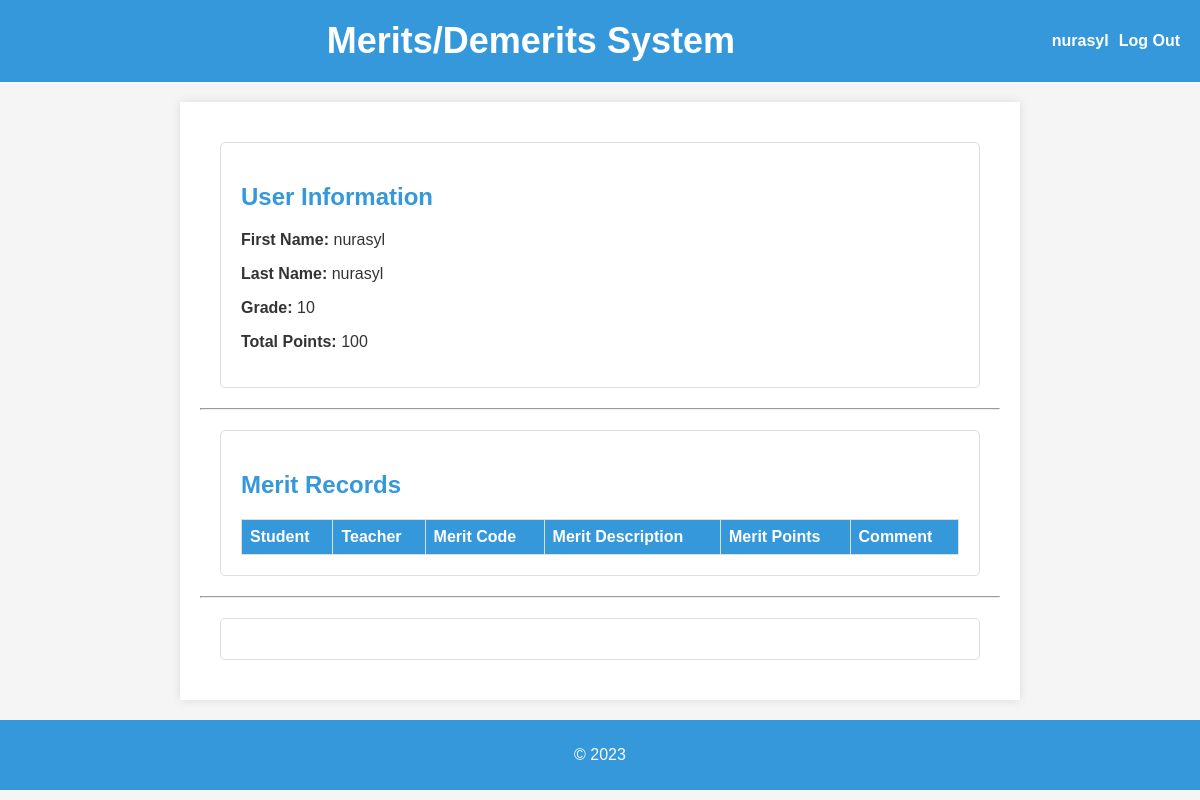
Page /profile/ (signed in) on the earlier database version.
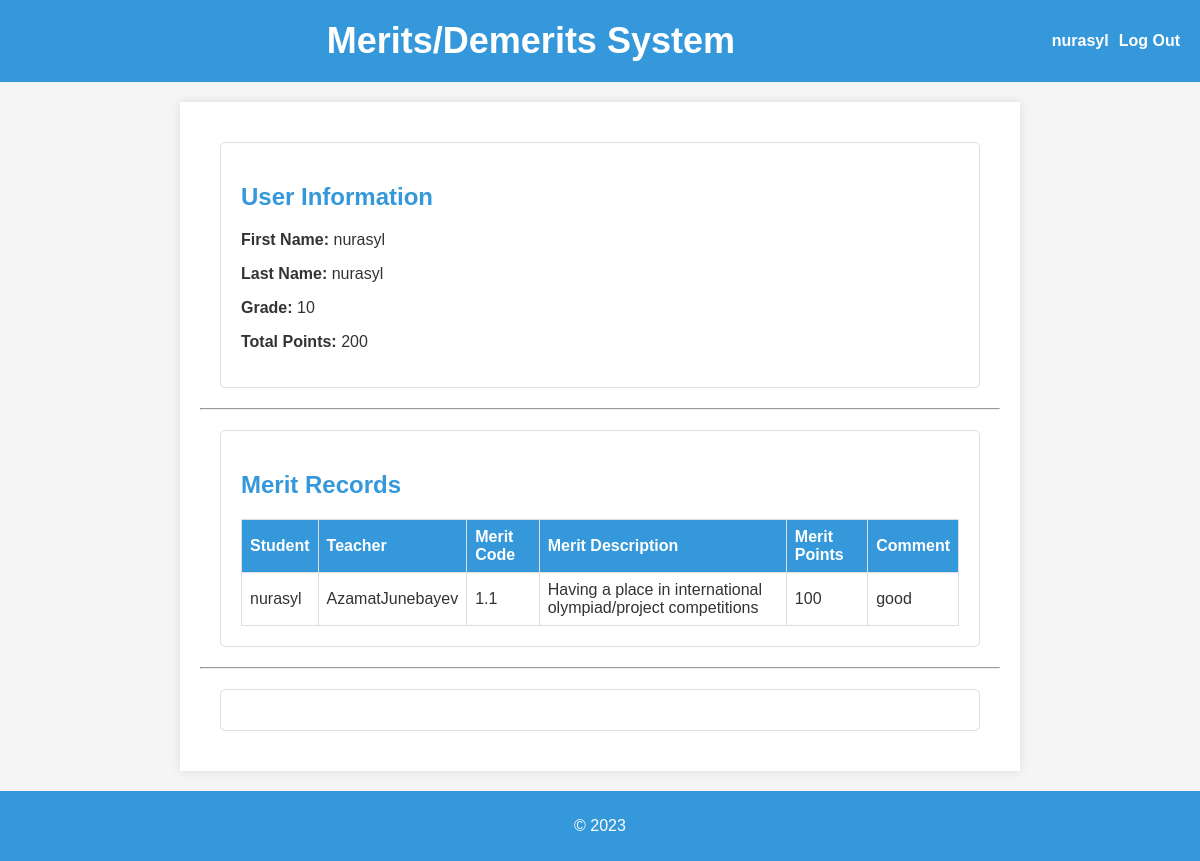
Same page on the later database version.
### main/models.py (models this page shows, shortened)
class Record(models.Model):
    teacher = models.ForeignKey(User, on_delete=models.SET_NULL, related_name="teacher", null=True)
    student = models.ForeignKey(User, on_delete=models.CASCADE, related_name="student")
    merit = models.ForeignKey(Merit, on_delete=models.CASCADE)
    comment = models.CharField(max_length=255)

class Merit(models.Model):
    code = models.CharField(max_length=256)
    description = models.TextField()
    points = models.IntegerField()

### main/views.py (the view)
# urls.py: path("profile/", views.profile, name="profile"),
@login_required(login_url="/login/")
def profile(request):
    db_grade = get_object_or_404(UserExtention, user=request.user.id).grade
    records = Record.objects.filter(Q(student=request.user.id) | Q(teacher=request.user.id))
    total_points = 100
    for record in records:
        total_points += record.merit.points
    context = {
        "grade": db_grade,
        "total_points": total_points,
        "records": records,
        "classes": range(1, 13),
    }
    return render(request, "main/profile.html", context)

### main/templates/main/profile.html (shortened to what this page needs)
{% extends "main/base.html" %}
{% block content %}
    <div class="profile-info">
        <h2>User Information</h2>
        <p><strong>First Name:</strong> {{ user.first_name }}</p>
        <p><strong>Last Name:</strong> {{ user.last_name }}</p>
        {% if grade != 0 %}
            <p><strong>Grade:</strong> {{ grade }}</p>
            <p><strong>Total Points:</strong> {{ total_points }}</p>
        {% endif %}
    </div>
    <hr>
    <div class="merit-records">
        <h2>Merit Records</h2>
        <table class="records-table">
            <thead>
                <tr>
                    <th>Student</th>
                    <th>Teacher</th>
                    <th>Merit Code</th>
                    <th>Merit Description</th>
                    <th>Merit Points</th>
                    <th>Comment</th>
                </tr>
            </thead>
            <tbody>
                {% for record in records %}
                    <tr>
                        <td>{{ record.student.username }}</td>
                        <td>{{ record.teacher.username }}</td>
                        <td>{{ record.merit.code }}</td>
                        <td>{{ record.merit.description }}</td>
                        <td>{{ record.merit.points }}</td>
                        <td>{{ record.comment }}</td>
                    </tr>
                {% endfor %}
            </tbody>
        </table>
    </div>
    <hr>
    <div class="grade-selection">
    </div>
{% endblock %}

Differences in the rows shown:
added Record: student.username "nurasyl", teacher.username "AzamatJunebayev", merit.code "1.1", merit.description "Having a place in international olympiad/project competitions", merit.points "100", comment "good"
Other differences:
{{ total_points }}: "100" → "200"
